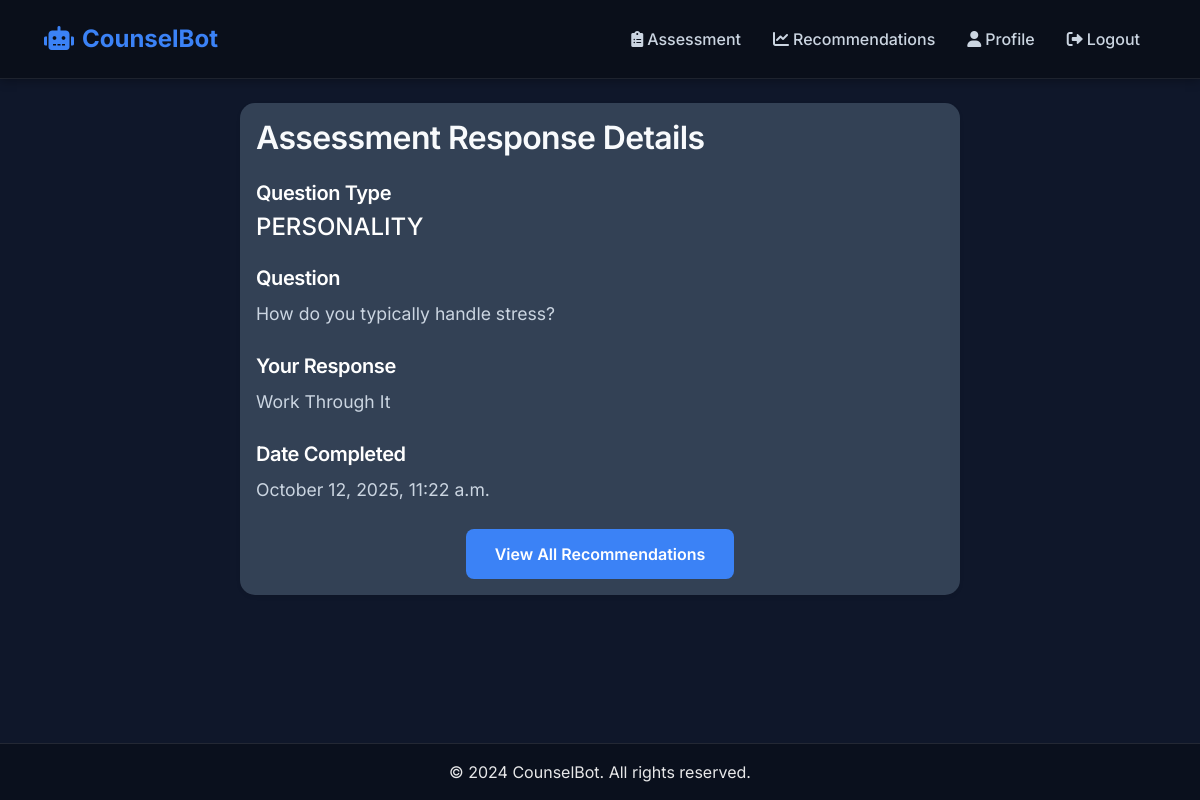
/assessment/24/ (signed in), run on the app's committed database.
### career_counseling/models.py (models this page shows, shortened)
class UserResponse(models.Model):
    user = models.ForeignKey(User, on_delete=models.CASCADE)
    question = models.ForeignKey(Question, on_delete=models.CASCADE)
    response_text = models.TextField()
    response_vector = models.JSONField(null=True, blank=True)  # For NLP processed response
    created_at = models.DateTimeField(auto_now_add=True)
    class Meta:
        unique_together = ['user', 'question']

class Question(models.Model):
    QUESTION_TYPES = (
        ('SKILLS', 'Skills Assessment'),
        ('INTERESTS', 'Interest Assessment'),
        ('PERSONALITY', 'Personality Assessment'),
        ('SITUATION', 'Situational Assessment'),
    )
    question_text = models.TextField()
    question_type = models.CharField(max_length=20, choices=QUESTION_TYPES)
    options = models.JSONField(default=list)
    weight = models.FloatField(default=1.0)
    created_at = models.DateTimeField(auto_now_add=True)

### career_counseling/frontend_views.py (the view)
# urls.py: path('assessment/<int:response_id>/', frontend_views.assessment_detail, name='assessment_detail'),
@login_required
def assessment_detail(request, response_id):
    response = UserResponse.objects.get(id=response_id, user=request.user)
    return render(request, 'assessment_detail.html', {'response': response})

### templates/assessment_detail.html (shortened to what this page needs)
{% extends 'base.html' %}
{% block content %}
<div class="container">
    <div class="row justify-content-center">
        <div class="col-lg-8">
            <div class="card shadow-sm">
                <div class="card-body">
                    <h2 class="card-title mb-4">Assessment Response Details</h2>
                    <div class="mb-4">
                        <h5 class="text-white    ">Question Type</h5>
                        <p class="h4 text-white">{{ response.question.question_type }}</p>
                    </div>
                    <div class="mb-4">
                        <h5 class="text-white ">Question</h5>
                        <p>{{ response.question.question_text }}</p>
                    </div>
                    <div class="mb-4">
                        <h5 class="text-white">Your Response</h5>
                        <p>{{ response.response_text }}</p>
                    </div>
                    <div class="mb-4">
                        <h5 class="text-white">Date Completed</h5>
                        <p>{{ response.created_at|date:"F j, Y, g:i a" }}</p>
                    </div>
                    <div class="text-center mt-4">
                        <a href="{% url 'recommendations' %}" class="btn btn-primary">
                            View All Recommendations
                        </a>
                    </div>
                </div>
            </div>
        </div>
    </div>
</div>
{% endblock %}

### static/css/style.css (style rules this page uses)
:root { --primary-dark: #0f172a; --secondary-dark: #1e293b; --card-bg: #334155; --accent-color: #3b82f6; --text-primary: #f8fafc; --text-secondary: #cbd5e1; --success-color: #10b981; --warning-color: #f59e0b; --danger-color: #ef4444; --dark-bg: #0f172a; --darker-bg: #0a0f1a; --primary-color: #3b82f6; --secondary-color: #10b981; --border-color: rgba(203, 213, 225, 0.1); --hover-bg: rgba(59, 130, 246, 0.1); --flow-step-bg: rgba(59, 130, 246, 0.15); --flow-step-border: rgba(59, 130, 246, 0.3); --flow-step-hover: rgba(59, 130, 246, 0.25); }
body { min-height: 100vh; display: flex; flex-direction: column; background-color: var(--dark-bg); color: var(--text-primary); font-family: 'Inter', sans-serif; }
.card { background-color: var(--card-bg); border: none; border-radius: 15px; box-shadow: 0 4px 20px rgba(0,0,0,0.2); transition: transform 0.3s ease, box-shadow 0.3s ease; margin-bottom: 1.5rem; }
.btn-primary { background-color: var(--primary-color); border: none; padding: 0.8rem 1.8rem; font-weight: 600; border-radius: 8px; transition: all 0.3s ease; }
p { color: var(--text-secondary); line-height: 1.8; font-size: 1.1rem; }
h1, h2, h3, h4, h5, h6 { color: var(--text-primary); font-weight: 600; letter-spacing: -0.02em; }
.card-title { color: var(--text-primary); font-weight: 600; margin-bottom: 1rem; }
.card .card-title, .card h1, .card h2, .card h3, .card h4, .card h5, .card h6 { color: var(--text-primary); }
.card .card-text, .card p { color: var(--text-secondary); }
a { color: var(--primary-color); text-decoration: none; transition: color 0.3s ease; }

### data on the page
UserResponse: question.question_type "PERSONALITY", question.question_text "How do you typically handle stress?", response_text "Work Through It", created_at "October 12, 2025, 11:22 a.m."
